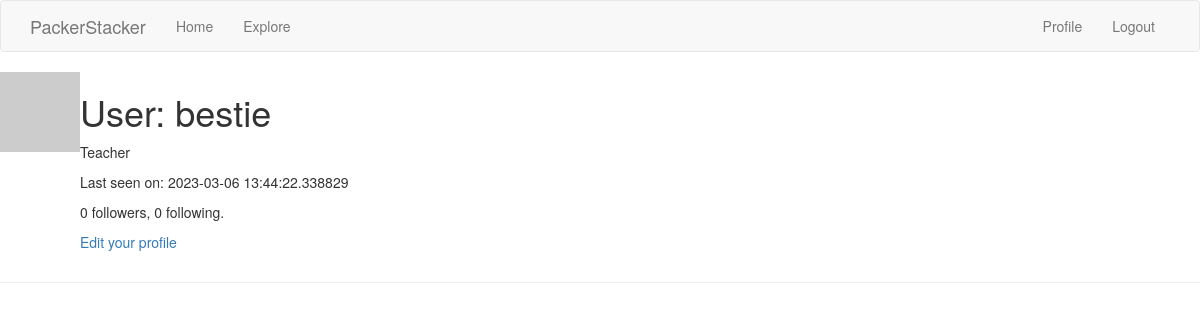
Before: /user/bestie (signed in) with the older database file.
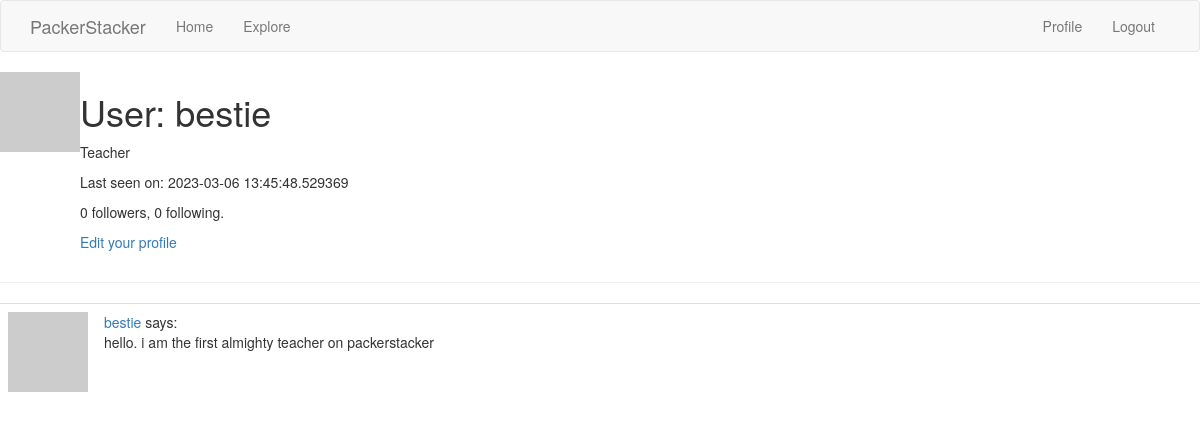
After: the same page with the newer database file.
### app/models.py (models this page shows, shortened)
class User(UserMixin, db.Model):
    id = db.Column(db.Integer, primary_key=True)
    username = db.Column(db.String(64), index=True, unique=True)
    email = db.Column(db.String(120), index=True, unique=True)
    password_hash = db.Column(db.String(128))
    posts = db.relationship('Post', backref='author', lazy='dynamic')
    about_me = db.Column(db.String(140))
    last_seen = db.Column(db.DateTime, default=datetime.utcnow)
    type = db.Column(db.Boolean())
    def avatar(self, size):
        digest = md5(self.email.lower().encode('utf-8')).hexdigest()
        return 'https://www.gravatar.com/avatar/{}?d=identicon&s={}'.format(digest, size)
    followed = db.relationship(
        'User', secondary=followers,
        primaryjoin=(followers.c.follower_id == id),
        secondaryjoin=(followers.c.followed_id == id),
        backref=db.backref('followers', lazy='dynamic'), lazy='dynamic')

class Post(db.Model):
    id = db.Column(db.Integer, primary_key=True)
    body = db.Column(db.String(140))
    timestamp = db.Column(db.DateTime, index=True, default=datetime.utcnow)
    user_id = db.Column(db.Integer, db.ForeignKey('user.id'))

### app/routes.py (the view)
@app.route('/user/<username>')
@login_required
def user(username):
    user = User.query.filter_by(username=username).first_or_404()
    page = request.args.get('page', 1, type=int)
    posts = user.posts.order_by(Post.timestamp.desc()).paginate(
        page=page, per_page=app.config['POSTS_PER_PAGE'], error_out=False)
    next_url = url_for('user', username=user.username, page=posts.next_num) \
        if posts.has_next else None
    prev_url = url_for('user', username=user.username, page=posts.prev_num) \
        if posts.has_prev else None
    form = EmptyForm()
    return render_template('user.html', user=user, posts=posts.items,
                           next_url=next_url, prev_url=prev_url, form=form)

### app/models.py (called while the page is built)
@login.user_loader
def load_user(id):
    return User.query.get(int(id))

### app/routes.py (called while the page is built)
@app.before_request
def before_request():
    if current_user.is_authenticated:
        current_user.last_seen = datetime.utcnow()
        db.session.commit()

### app/templates/user.html (shortened to what this page needs)
{% extends "base.html" %}
{% block content %}
    <table>
      <tr valign="top">
          <td><img src="{{ user.avatar(128) }}"></td>
          <td>
            <h1>User: {{ user.username }}</h1>
            {%if user.type %}<p>Teacher</p>{% endif %}
            {% if user.last_seen %}<p>Last seen on: {{ user.last_seen }}</p>{% endif %}
            <p>{{ user.followers.count() }} followers, {{ user.followed.count() }} following.</p>
            {% if user == current_user %}
            <p><a href="{{ url_for('edit_profile') }}">Edit your profile</a></p>
            {% endif %}
          </td>
        </tr>
    </table>
    <hr>
    {% for post in posts %}
        {% include '_post.html' %}
    {% endfor %}
{% endblock %}

### app/templates/_post.html
<table class="table table-hover">
        <tr>
            <td width="70px">
                <a href="{{ url_for('user', username=post.author.username) }}">
                    <img src="{{ post.author.avatar(70) }}" />
                </a>
            </td>
            <td>
                <a href="{{ url_for('user', username=post.author.username) }}">
                    {{ post.author.username }}
                </a>
                says:
                <br>
                {{ post.body }}
            </td>
        </tr>
    </table>

Changed rows visible on the page:
changed User "bestie": last_seen "2023-03-06 13:44:22.338829" → "2023-03-06 13:45:48.529369"
added Post: author.username "bestie", body "hello. i am the first almighty teacher on packerstacker"
